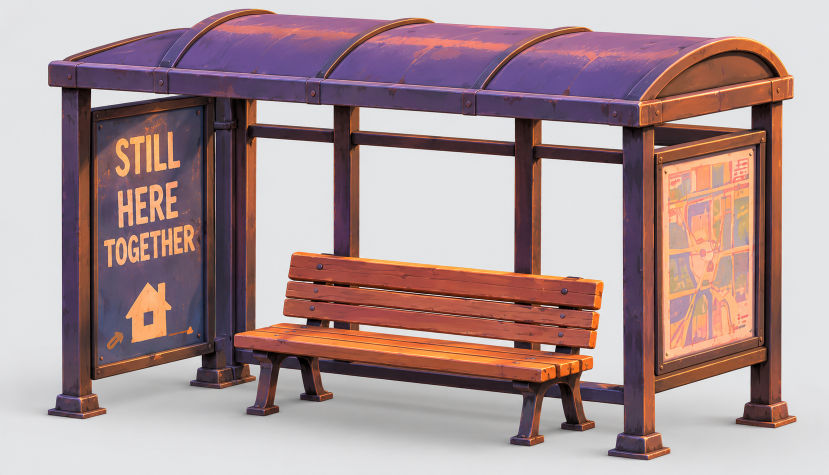
#> input picture experiment/bus-stop/reference-upscaled.png, 1658 x 949 px, found by its file name (shown at 1/2 size)
$ python sheets.py
#> lines starting #> are read from the running program, lines starting #| are printed output that depends on the picture
from PIL import Image,ImageDraw
from pathlib import Path
import json
base=Path('test-results/l3-commerce-shop-damage');overview=Image.new('RGB',(1200,8*240),'#292631')
#> after `overview = Image.new('RGB', (1200, 8 * 240), '#292631')`:
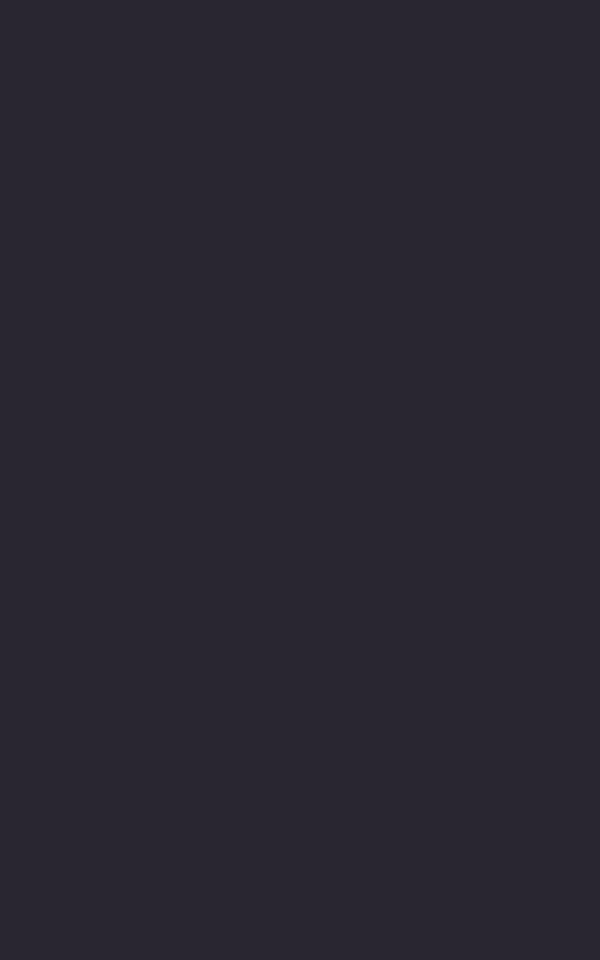
#> overview: PIL image 1200x1920 RGB (shown at 1/2 size); mean R, G, B 41, 38, 49
ids=['bld.mainstreet-brick.w2','bld.mainstreet-brick.w3','bld.joes-diner.w2','bld.joes-diner.w3','bld.maple-hardware.w2','bld.maple-hardware.w3','decay.burned-facade.brick','decay.burned-facade.diner']
for row,id in enumerate(ids):
 d=base/id;sheet=Image.new('RGB',(1200,240),'#292631');sd=ImageDraw.Draw(sheet);sd.text((8,6),id+' | FOV25, azimuth45, polar0.30pi | game-sized model views',fill='white')
#> after `sheet = Image.new('RGB', (1200, 240), '#292631')`:
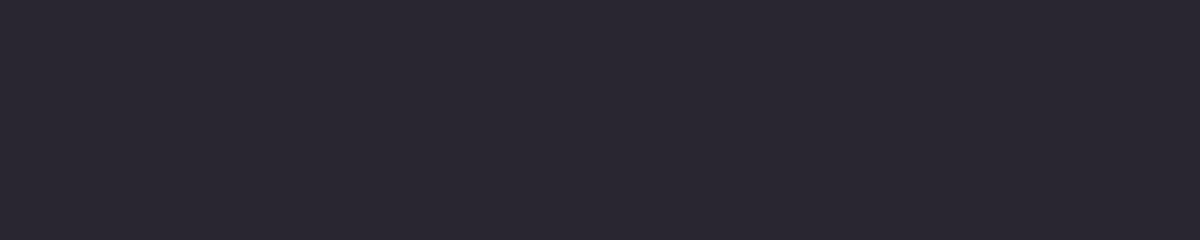
#> sheet: PIL image 1200x240 RGB; mean R, G, B 41, 38, 49
 ref=Image.open(Path('/Users/wesner/Workspace/minorincident/assets')/id/'reference-upscaled.png').convert('RGB');ref.thumbnail((475,205));sheet.paste(ref,((480-ref.width)//2,30+(205-ref.height)//2))
#> further down, ref is the input picture: PIL image 1658x949 RGB; mean R, G, B 170.7, 146.5, 148.1
#> after `ref.thumbnail((475, 205))`:
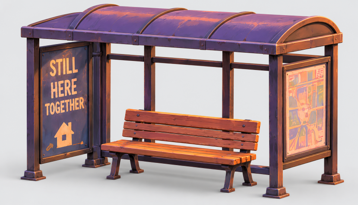
#> ref: PIL image 358x205 RGB; mean R, G, B 170.9, 146.7, 148.2
#> after `sheet.paste(ref, ((480 - ref.width) // 2, 30 + (205 - ref.height) // 2`:
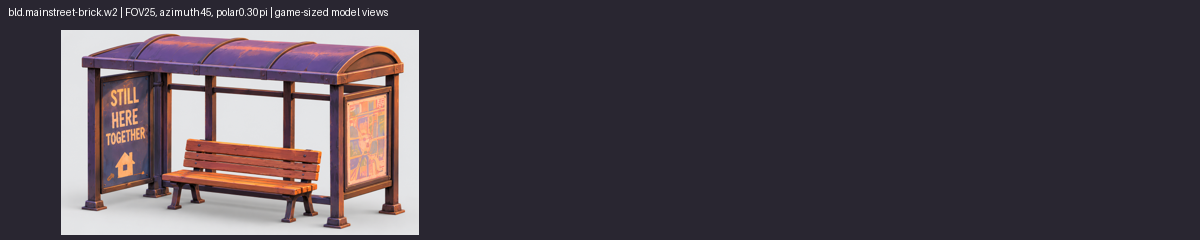
#> sheet: PIL image 1200x240 RGB; mean R, G, B 74.7, 66.3, 74.9
#> (the run stopped early here; a loop or call above may not have finished)
